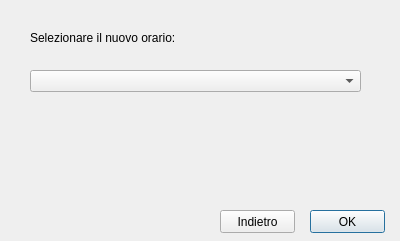
<?xml version="1.0" encoding="UTF-8"?>
<ui version="4.0">
 <class>Dialog</class>
 <widget class="QDialog" name="Dialog">
  <property name="geometry">
   <rect>
    <x>0</x>
    <y>0</y>
    <width>400</width>
    <height>241</height>
   </rect>
  </property>
  <property name="windowTitle">
   <string>Selezione orario</string>
  </property>
  <widget class="QComboBox" name="comboBox">
   <property name="geometry">
    <rect>
     <x>30</x>
     <y>70</y>
     <width>331</width>
     <height>22</height>
    </rect>
   </property>
  </widget>
  <widget class="QLabel" name="label">
   <property name="geometry">
    <rect>
     <x>30</x>
     <y>30</y>
     <width>171</width>
     <height>16</height>
    </rect>
   </property>
   <property name="text">
    <string>Selezionare il nuovo orario:</string>
   </property>
  </widget>
  <widget class="QPushButton" name="pushButton">
   <property name="geometry">
    <rect>
     <x>310</x>
     <y>210</y>
     <width>75</width>
     <height>23</height>
    </rect>
   </property>
   <property name="text">
    <string>OK</string>
   </property>
  </widget>
  <widget class="QPushButton" name="pushButton_2">
   <property name="geometry">
    <rect>
     <x>220</x>
     <y>210</y>
     <width>75</width>
     <height>23</height>
    </rect>
   </property>
   <property name="text">
    <string>Indietro</string>
   </property>
  </widget>
 </widget>
 <resources/>
 <connections/>
</ui>
